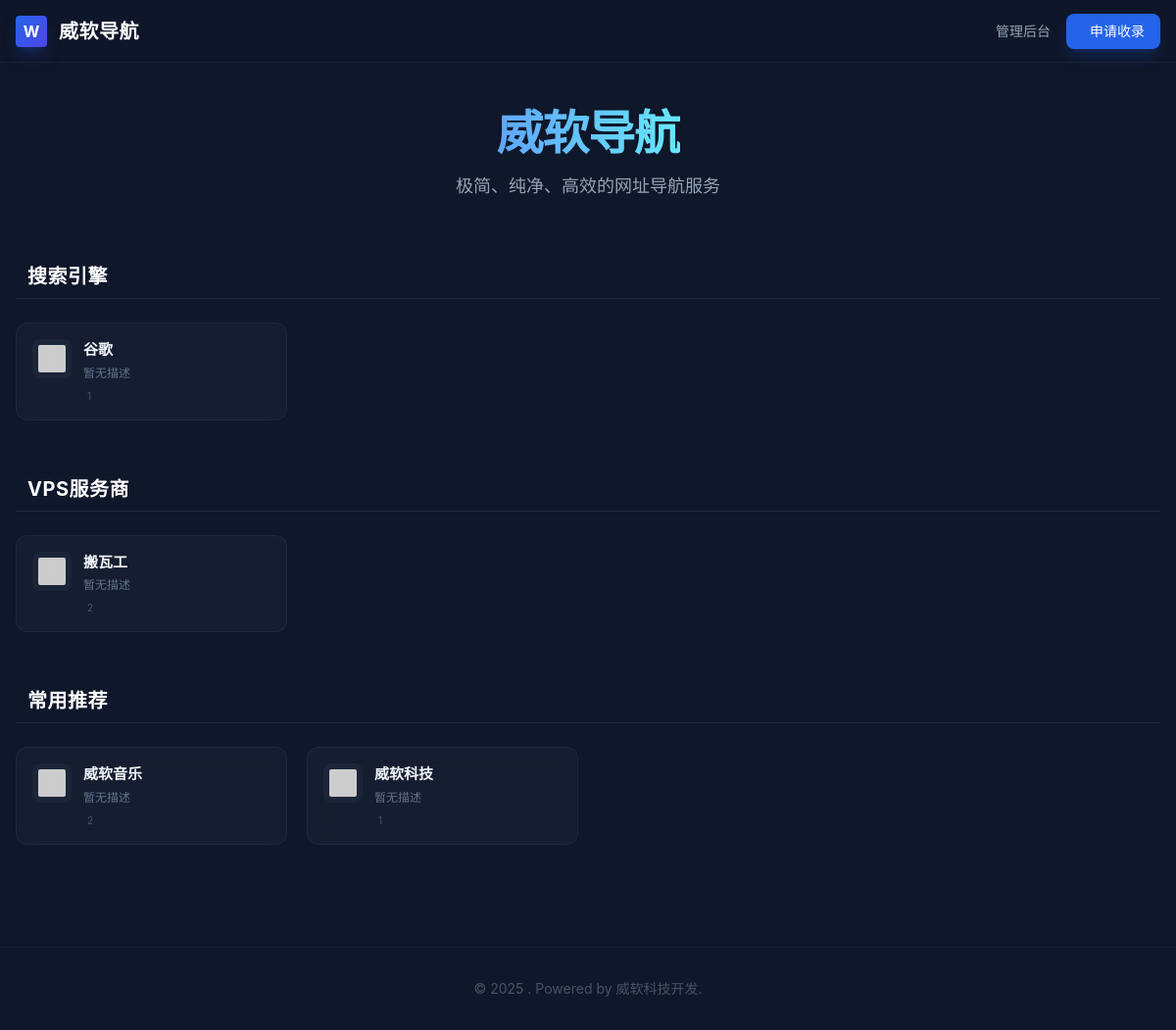
The page / on the database its author committed.
### app.py (models this page shows)
class Category(db.Model):
    id = db.Column(db.Integer, primary_key=True)
    name = db.Column(db.String(50), nullable=False)
    sort_order = db.Column(db.Integer, default=0)
    links = db.relationship('Link', backref='category', lazy=True)

class Link(db.Model):
    id = db.Column(db.Integer, primary_key=True)
    title = db.Column(db.String(100), nullable=False)
    url = db.Column(db.String(500), nullable=False)
    desc = db.Column(db.String(200))
    icon = db.Column(db.String(500)) # 自定义图标URL
    clicks = db.Column(db.Integer, default=0) # 点击统计
    status = db.Column(db.String(20), default='pending') # pending(待审核), approved(已通过)
    created_at = db.Column(db.DateTime, default=datetime.utcnow)
    category_id = db.Column(db.Integer, db.ForeignKey('category.id'), nullable=False)

### app.py (the view)
@app.route('/')
def index():
    categories = Category.query.order_by(Category.sort_order).all()
    data = []
    for cat in categories:
        links = Link.query.filter_by(category_id=cat.id, status='approved').order_by(Link.clicks.desc()).all()
        if links:
            data.append({'category': cat, 'links': links})
    return render_template('index.html', categories=data, all_cats=categories)

### templates/index.html (shortened to what this page needs)
<!DOCTYPE html>
<html lang="zh-CN">
<head>
    <script src="https://cdn.tailwindcss.com"></script>
    <link href="https://cdn.jsdelivr.net/npm/remixicon@3.5.0/fonts/remixicon.css" rel="stylesheet">
</head>
<body>
    <nav class="fixed w-full z-50 glass-nav h-16">
        <div class="max-w-7xl mx-auto px-4 h-full flex items-center justify-between">
            <div class="flex items-center gap-3">
                <div class="w-8 h-8 bg-gradient-to-br from-blue-600 to-indigo-600 rounded flex items-center justify-center font-bold text-white shadow-lg shadow-blue-900/50">W</div>
                <span class="font-bold text-xl tracking-wide text-white">{{ site_title or '威软导航' }}</span>
            </div>
            <div class="flex gap-4 items-center">
                <a href="/login" class="text-sm text-slate-400 hover:text-white transition-colors">管理后台</a>
                <button onclick="toggleModal()" class="bg-blue-600 hover:bg-blue-500 text-white px-4 py-2 rounded-lg text-sm font-medium transition-all shadow-lg shadow-blue-600/20 flex items-center gap-2">
                     <span class="hidden sm:inline">申请收录</span>
                </button>
            </div>
        </div>
    </nav>
    <main class="pt-28 pb-12 max-w-7xl mx-auto px-4">
        <div class="text-center mb-16 fade-in">
            <h1 class="text-4xl md:text-5xl font-extrabold text-white mb-4 tracking-tight">
                <span class="text-transparent bg-clip-text bg-gradient-to-r from-blue-400 to-cyan-300">{{ site_title or '威软导航' }}</span>
            </h1>
            <p class="text-slate-400 text-lg max-w-2xl mx-auto">{{ site_desc or '极简、纯净、高效的网址导航服务' }}</p>
        </div>
        {% for item in categories %}
        <div class="mb-14">
            <div class="flex items-center gap-3 mb-6 border-b border-slate-800 pb-2">
                <h2 class="text-xl font-bold text-white tracking-wide">{{ item.category.name }}</h2>
            </div>
            <div class="grid grid-cols-1 md:grid-cols-2 lg:grid-cols-4 gap-5">
                {% for link in item.links %}
                <a href="/go/{{ link.id }}" target="_blank" class="glass-card p-4 rounded-xl flex items-start gap-3 group">
                    <img src="{{ link.icon if link.icon else 'https://www.google.com/s2/favicons?domain=' + link.url + '&sz=64' }}"
                         class="w-10 h-10 rounded-lg bg-slate-800/80 p-1.5 object-contain group-hover:scale-110 transition-transform shrink-0"
                         onerror="this.src='https://via.placeholder.com/64/1e293b/ffffff?text=W'">
                    <div class="overflow-hidden flex-1 min-w-0">
                        <h4 class="text-slate-100 font-bold truncate group-hover:text-blue-400 transition-colors text-[15px]">{{ link.title }}</h4>
                        <p class="text-slate-500 text-xs mt-1 line-clamp-1 h-4">{{ link.desc or '暂无描述' }}</p>
                        <div class="mt-2 flex items-center gap-3 text-[10px] text-slate-600">
                            <span class="flex items-center gap-1"> {{ link.clicks }}</span>
                        </div>
                    </div>
                </a>
                {% endfor %}
            </div>
        </div>
        {% endfor %}
    </main>
    <footer class="border-t border-slate-800/50 py-8 text-center mt-auto">
        <p class="text-slate-600 text-sm">
            &copy; 2025 {{ site_title }}. Powered by 威软科技开发.
        </p>
    </footer>
</body>
</html>

### templates/index.html (style rules this page uses)
body { font-family: 'Inter', system-ui, sans-serif; background: #0f172a; color: #e2e8f0; }
.glass-nav { background: rgba(15, 23, 42, 0.8); backdrop-filter: blur(12px); border-bottom: 1px solid rgba(255,255,255,0.05); }
.glass-card { background: rgba(30, 41, 59, 0.4); border: 1px solid rgba(255, 255, 255, 0.05); backdrop-filter: blur(10px); transition: all 0.3s; position: relative; overflow: hidden; }

### rows shown on the page
Category: category.name "搜索引擎"
Link: title "谷歌", desc "暂无描述", clicks "1"
Category: category.name "VPS服务商"
Link: title "搬瓦工", desc "暂无描述", clicks "2"
Category: category.name "常用推荐"
Link: title "威软音乐", desc "暂无描述", clicks "2"
Link: title "威软科技", desc "暂无描述", clicks "1"

### other values the page prints
{{ site_title or '威软导航' }} "威软导航"
{{ site_desc or '极简、纯净、高效的网址导航服务' }} "极简、纯净、高效的网址导航服务"
